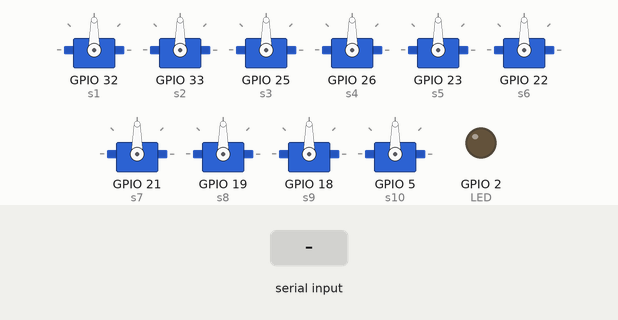
Simulated run of this sketch. Board: ESP32. Shown: 10 × servo, output pins drawn as LEDs (lit = HIGH). The inputs (shaded band) are chosen by the test bench. Nothing arrives over Bluetooth unless stated.

Above: at 1.2 s.
1.3 s: "4" received over the second serial link
At 1.77 s:
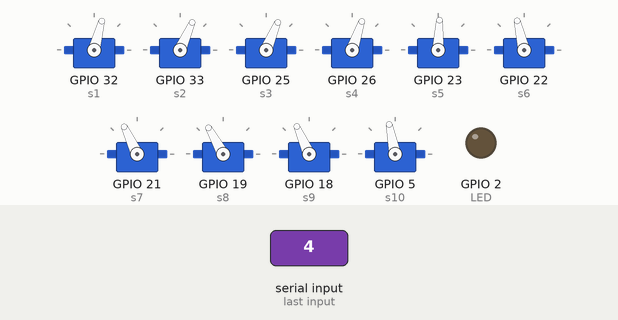
4.3 s: "2" received over the second serial link
At 4.7 s:
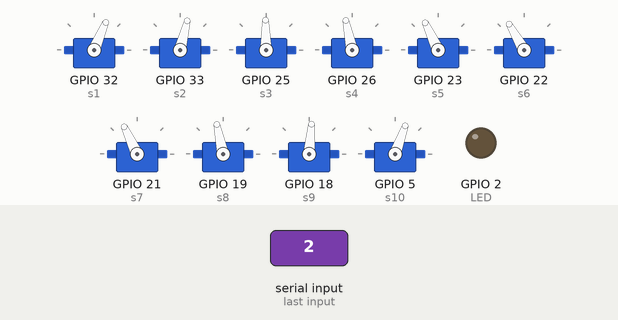
5.8 s: "4" received over the second serial link
At 5.98 s:
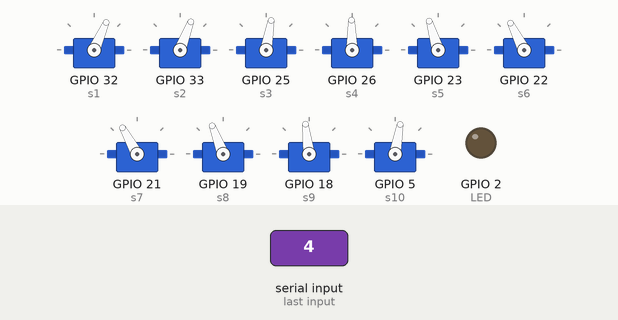
Timing chart, 0 to 9.8 s (numbered marks = the images above; inputs shaded):
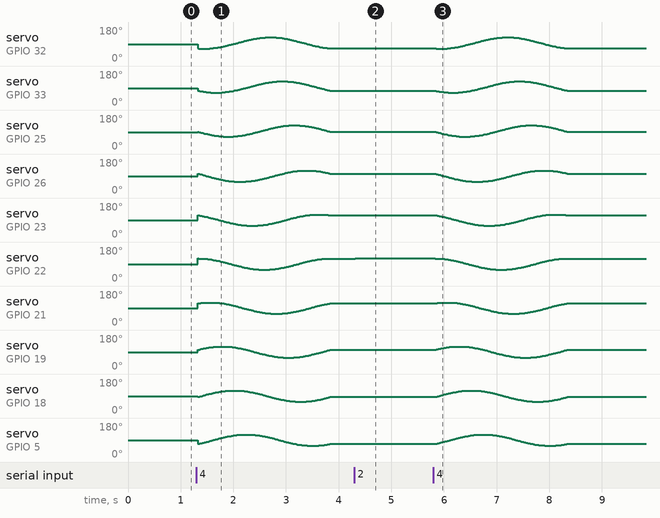

Measured:
- after the input at 4.3 s, servo on GPIO 25 (s3): 92° → 91° at once; servo on GPIO 22 (s6): 119° → 120° at once; servo on GPIO 21 (s7): 114° → 115° at once; servo on GPIO 19 (s8): 101° → 102° at once; servo on GPIO 5 (s10): 69° → 70° at once

The sketch:

esp32_and_phone_foward_move.ino
```cpp
#include "BluetoothSerial.h"
#include <ESP32Servo.h>

#if !defined(CONFIG_BT_ENABLED) || !defined(CONFIG_BLUEDROID_ENABLED)
#error Bluetooth is not enabled! Please run `make menuconfig` to and enable it
#endif

Servo s1;
Servo s2;
Servo s3;
Servo s4;
Servo s5;
Servo s6;
Servo s7;
Servo s8;
Servo s9;
Servo s10;

// Define variables
int forwardPin = 27;  // Remote control movement pins
int reversePin = 14;
int rightPin = 12;
int leftPin = 13;

int forwardVal = 0;  // Remote control variables
int reverseVal = 0;
int rightVal = 0;
int leftVal = 0;

int counter = 0; // Loop counter variable
float lag = .5712; // Phase lag between segments
int frequency = 1; // Oscillation frequency of segments.
int amplitude = 30; // Amplitude of the serpentine motion of the snake
int rightOffset = 5; // Right turn offset
int leftOffset = -10; // Left turn offset
int offset = 6; // Variable to correct servos that are not exactly centered
int delayTime = 7; // Delay between limb movements
int startPause = 5000;  // Delay time to position robot
int test = -3; // Test varialble takes values from -6 to +5


BluetoothSerial SerialBT;
 const int LED = 2;
void setup() {
   s1.attach(32);
   s2.attach(33);
   s3.attach(25);
   s4.attach(26);
   s5.attach(23);
   s6.attach(22);
   s7.attach(21);
   s8.attach(19);
   s9.attach(18);
   s10.attach(5);

  Serial.begin(115200);

  Serial.setTimeout(5); // Прием сообщения за 5 мс
  SerialBT.setTimeout(5); // Прием сообщения за 5 мс

  SerialBT.begin("ESP_32"); //Bluetooth device name
  pinMode(LED, OUTPUT);

}

void loop() {
  if (Serial.available()) {
     SerialBT.print(Serial.read());
  }
  // Сообщение на esp
  if (SerialBT.available()) {
    char command = SerialBT.read();
    if (command == '2'){
   s1.write(90+offset+amplitude*cos(5*lag));
   s2.write(90+offset+amplitude*cos(4*lag));
   s3.write(90+offset+amplitude*cos(3*lag));
   s4.write(90+amplitude*cos(2*lag));
   s5.write(90+amplitude*cos(1*lag));
   s6.write(90+amplitude*cos(0*lag));
   s7.write(90+amplitude*cos(-1*lag));
   s8.write(90+amplitude*cos(-2*lag));
   s9.write(90+amplitude*cos(-3*lag));
   s10.write(90+amplitude*cos(-4*lag));
    }
    if(command == '4'){
    for(counter = 0; counter < 360; counter += 1)  {
      delay(delayTime);
      s1.write(90+offset+amplitude*cos(frequency*counter*3.14159/180+5*lag));
      s2.write(90+offset+amplitude*cos(frequency*counter*3.14159/180+4*lag));
      s3.write(90+offset+amplitude*cos(frequency*counter*3.14159/180+3*lag));
      s4.write(90+amplitude*cos(frequency*counter*3.14159/180+2*lag));
      s5.write(90+amplitude*cos(frequency*counter*3.14159/180+1*lag));
      s6.write(90+amplitude*cos(frequency*counter*3.14159/180+0*lag));
      s7.write(90+amplitude*cos(frequency*counter*3.14159/180-1*lag));
      s8.write(90+amplitude*cos(frequency*counter*3.14159/180-2*lag));
      s9.write(90+amplitude*cos(frequency*counter*3.14159/180-3*lag));
      s10.write(90+amplitude*cos(frequency*counter*3.14159/180-4*lag));
    }

    }
    if(command == '6'){

    }
    if(command == '8'){

    }

  }
  delay(20);
}
```
